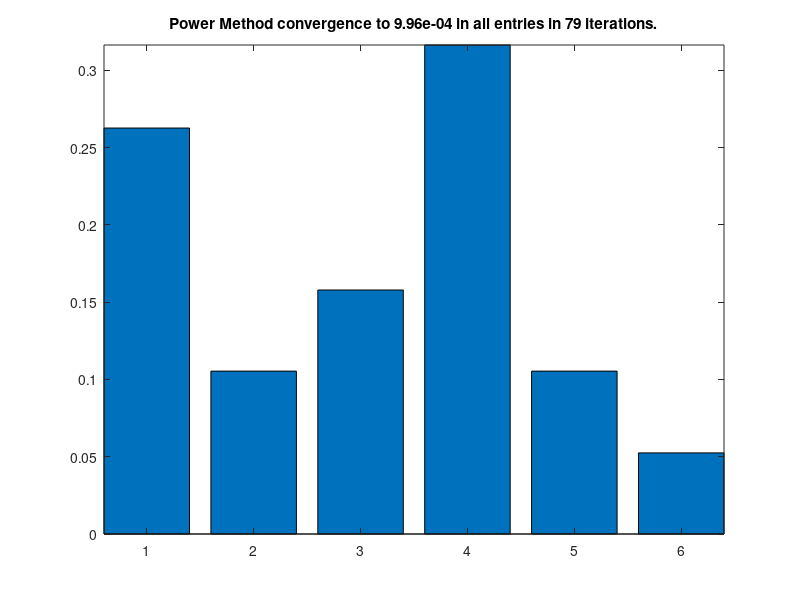

Write MATLAB code to recreate this figure.
%  Program: googlePower.m
%  Author: Tim Chartier
%  Description:  
%   This program find the PageRank for a network where the network is 
%   created in the adjacency matrix G.  The program uses the Power Method. 
%
%% Parameters you may wish to alter
numsims = 2000;  % Parameter controlling the number of simulations

% adjacency matrix of the network
G = [0 0 0 1 0 0; 1 0 0 0 0 0; 1 0 0 0 0 0; 0 1 1 0 1 0; 0 0 1 0 0 1; 0 0 0 1 0 0];
n = length(G);

%%  Power Method to find PageRank of network 
%   given by adjacency matrix G
     
state = 1;      % initial state of the system

M = zeros(n,n);
for i = 1:n;
    rowSum = sum(G(i,:));
    if (rowSum ~= 0)
       M(i,:) = 1/rowSum*G(i,:);
    end            
end

% Initialize vectors
vinit = zeros(1,n); vinit(1) = 1;  
vNew = vinit;
v = zeros(1,n); 

iterates = 0;
while max(abs(vNew-v)) > .001
   v = vNew;
   vNew = v*M;
   iterates = iterates + 1;
end

%% Give results in bar chart

bar(vNew)
convergence = max(abs(vNew - v));
text = sprintf('Power Method convergence to %4.2e in all entries in %d iterations.',convergence,iterates);
title(text);
axis tight

ranking = vNew;
[sortedRanking, indices] = sort(ranking,'descend');
fprintf('\n****************************\n')
fprintf('     PageRank results\n')
fprintf('****************************\n')
fprintf('Web Page   PageRank\n')
fprintf('----------------------------\n')
for i=1:length(sortedRanking)
    fprintf('%5d       %5.3f \n',indices(i),sortedRanking(i));
end

fprintf('\nNote your connectivity matrix was: ')
G
